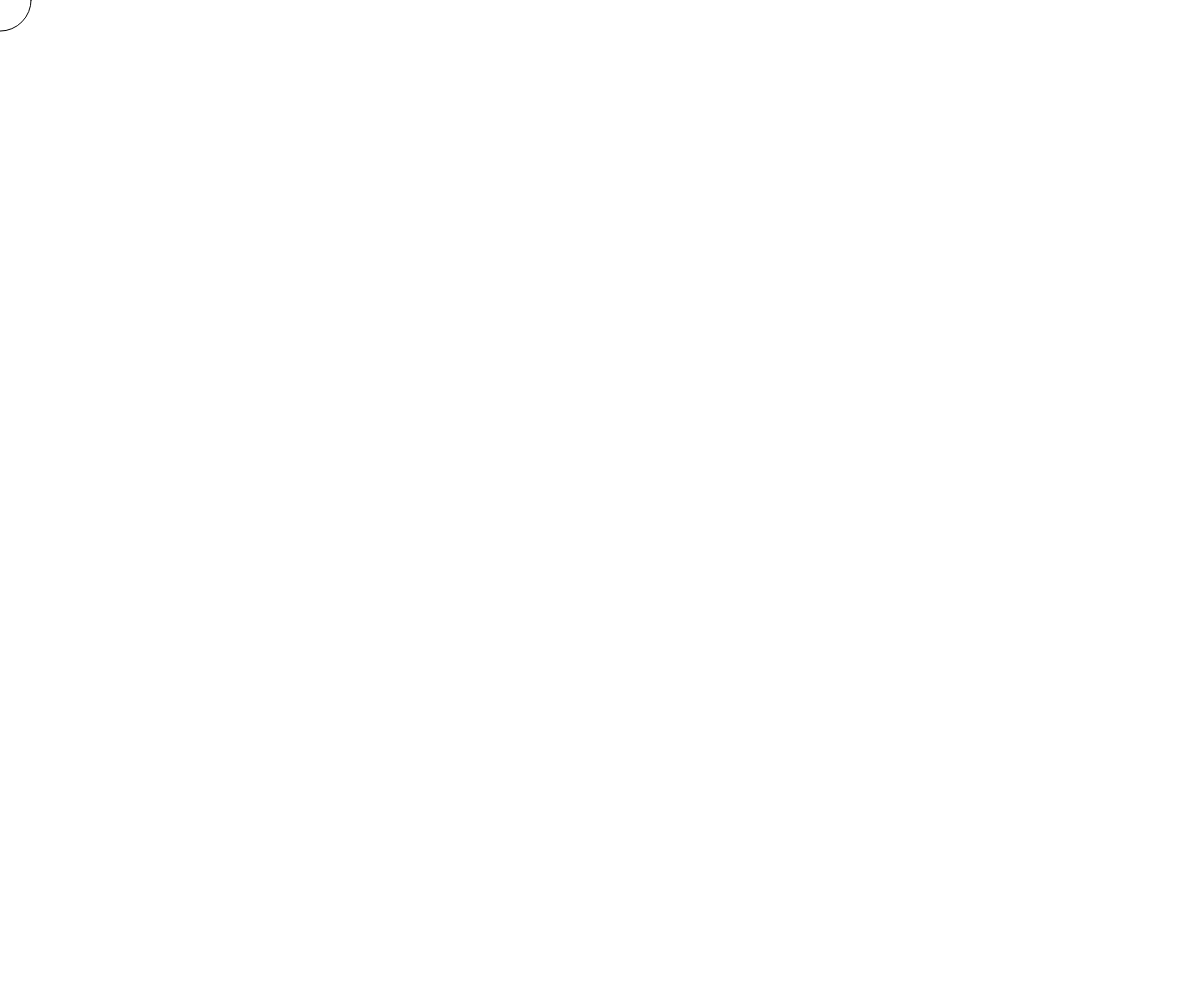
Frame 1 (no input)
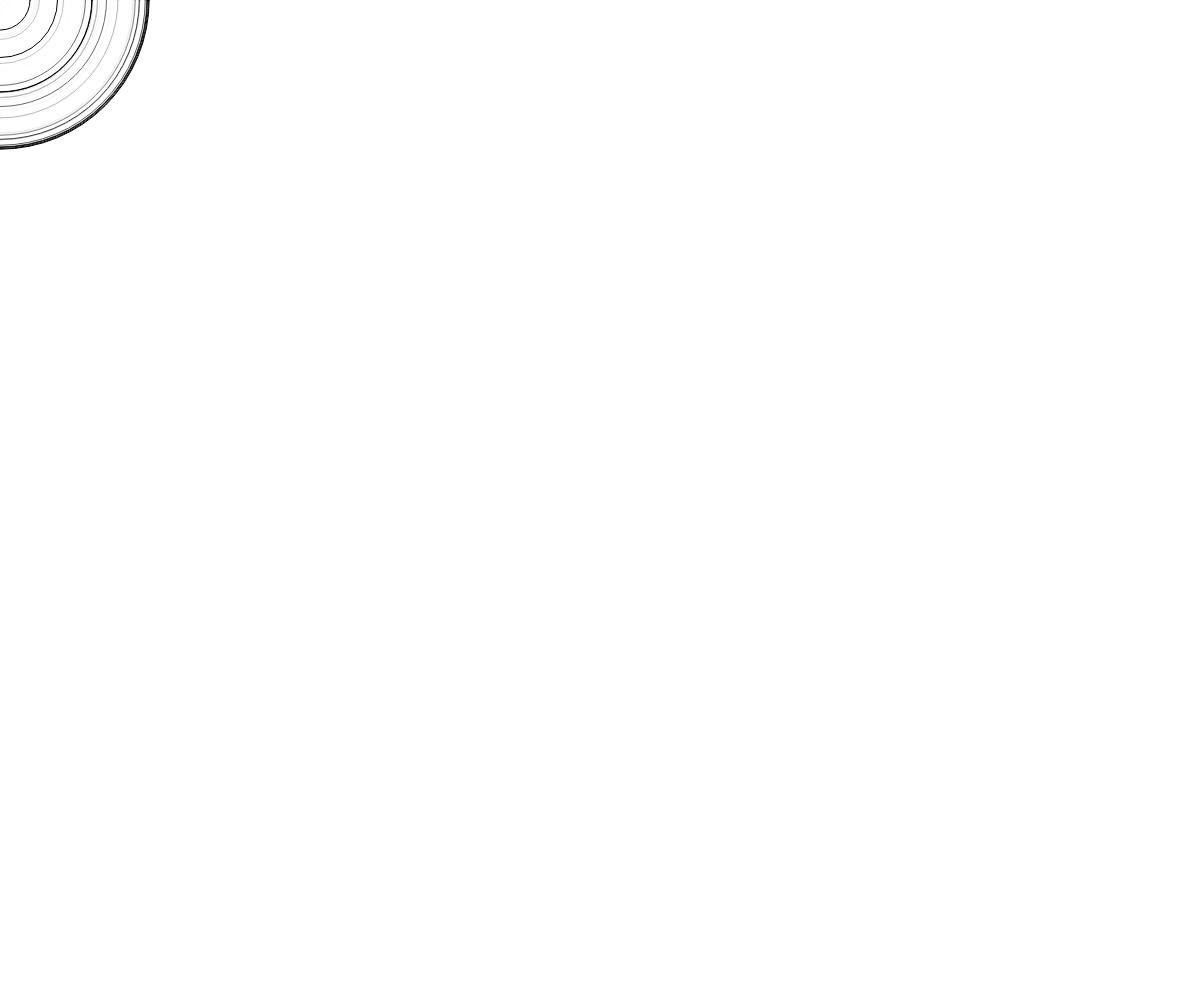
Frame 60 (no input)
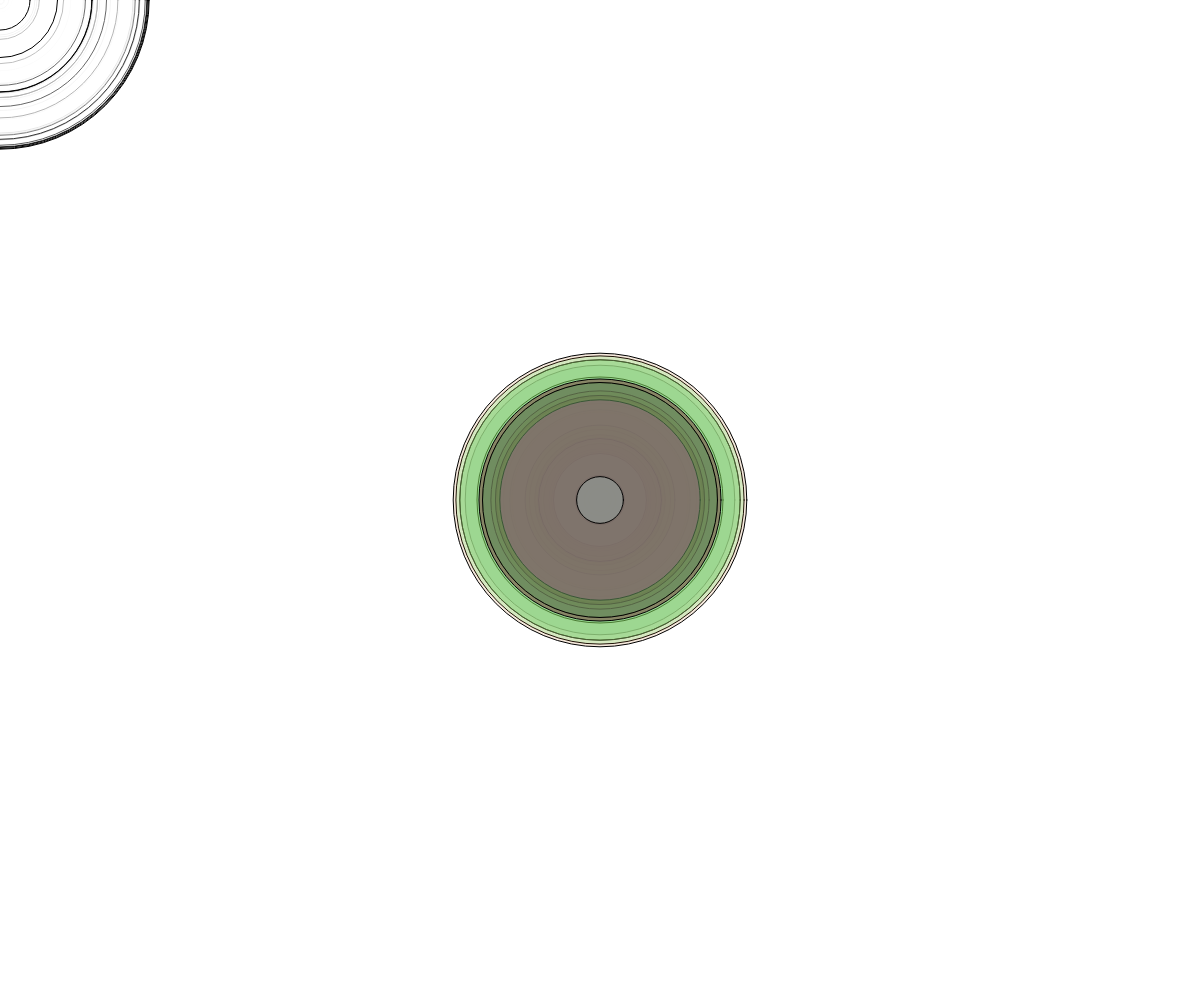
Frame 120 (the mouse pressed at the canvas centre since frame 60)

The p5.js sketch that drew these frames (run headless with seeded random() and noise() and a simulated clock; from frame 60 on, the mouse is pressed at the canvas centre):

// p5.js sketch
// ── sketch.js
function setup() {
  createCanvas(windowWidth, windowHeight);
  background(255);

}

function draw() {
  if (mouseIsPressed) {
    fill(random(255),random(255),random(255),random(0,150));
  } else {
    
    fill(255,255,255,random(0,150));
  }
  size = random (300);
  ellipse(mouseX, mouseY, size, size);
}

function windowResized() {
    resizeCanvas(windowWidth, windowHeight);
    background(255);
  }
  
